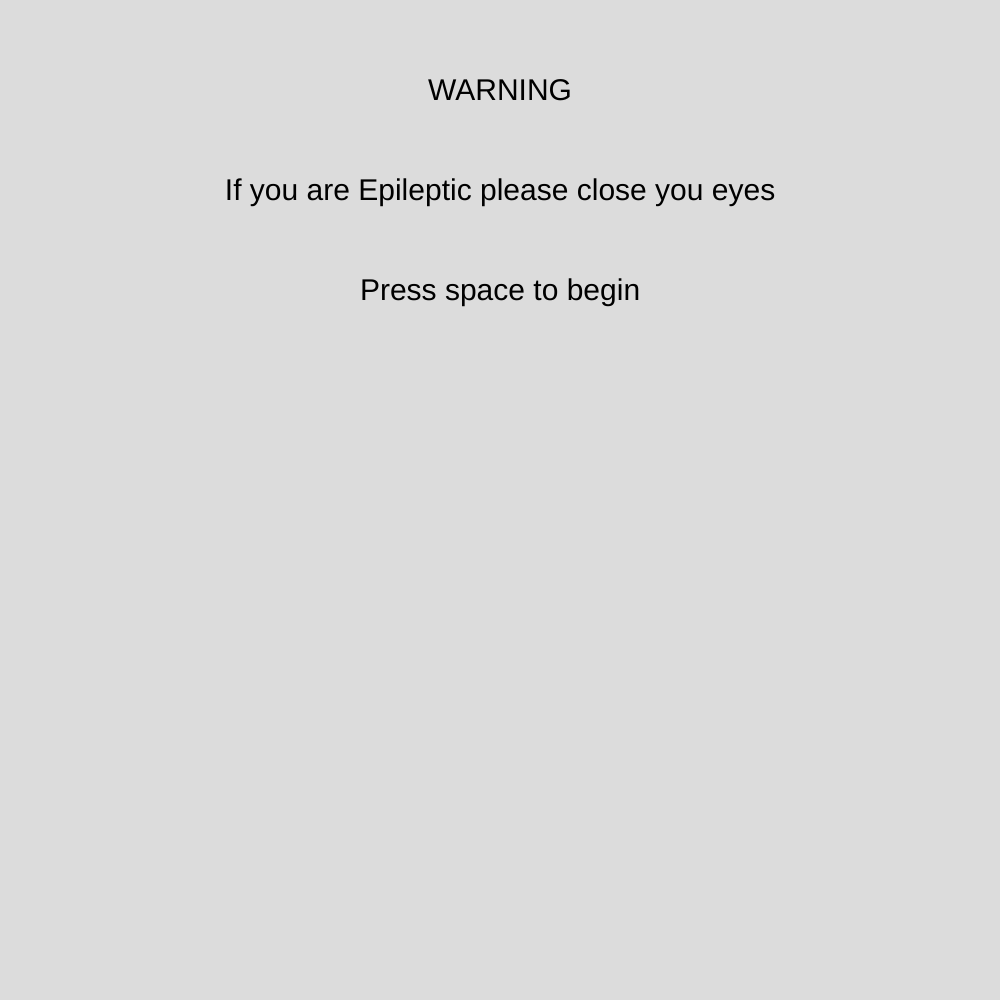
Frame 1 (no input)
Frame 60 (no input): identical to frame 1, image omitted
Frame 120 (the mouse pressed at the canvas centre since frame 60): identical to frame 1, image omitted

The p5.js sketch that drew this single still picture (run headless with seeded random() and noise() and a simulated clock; from frame 60 on, the mouse is pressed at the canvas centre):

// p5.js sketch
// ── sketch.js

r = 0
g = 0
b = 0



function setup() {
  createCanvas(1000, 1000);
  textAlign(CENTER);
  textSize(30);
}


function draw() {
  background(220);

  text("WARNING", width/2, height - 900);
  text("If you are Epileptic please close you eyes", width/2, height - 800);
  text("Press space to begin", width/2, height - 700);


  if (keyCode == 32){
  for (let x = 0; x < width; x = x + random(0, width)){
    for (let y = 0; y < height; y =  y + random(0, height)){
  //left ear
  fill(r, g, b);
 triangle(y+25, y/4, y+25, y-100, x+75, x/2);
 //L ear inside
 fill(r +20, g+20, b+20);
 triangle(y+50, y-225, y+75, x/2, x+75, x/2);

 //right ear
 fill(r, g, b);
 triangle(x+175, y/4, x+175, x/2, x-50, x/2);
 //R ear inside 
 fill(r-20, g-20, b-20);
 triangle(x+150, y-225, x+125, x/2, x-25, x/2);

 //head
 fill(r+100, g+100, b+100);
 ellipse(x, y, y, y);

 //left eye
 fill(r+50, g+50, b+50);
 ellipse(x-80, x/2, x/10, x/10 -10);
 //left pupil
 fill(r-25, g-150, b-200);
 ellipse(x-80, x/2, y/40, y/10 +5);
//right eye
fill(r+200, b+200, g+200);
 ellipse(x+75, x/2, x/10, x/10 - 10);
 // right pupil
 fill(r-200, b-200, g-200);
 ellipse(x+75, x/2, y/40, y/10 +5);

 //nose
 line(x, y+20, x+20, y);
 line(x, y+20, x-20, y);

 //Whiskers 
 line(x+25, y+5, x+100, y-20);
 line(x+25, y+10, x+100, y+10);
 line(x+25, y+15, x+100, y+40);
 line(x-25, y+5, y+100, y-20);
 line(x-25, y+10, y+100, y+10);
 line(x-25, y+15, y+100, y+40);

 //mouth
 fill(r, g-125, b-125);
 ellipse(x, y+75, y-250, x/10 -10);

 //teeth
 fill(r+255, g+255, b+255);
  triangle(x-60, y+60, x-50, y+80, x-40, y+55);
  triangle(x+40, y+55, x+50, y+80, x+60, y+60);
  triangle(x-50, y+92, x-40, y+75, x-30, y+97);
  triangle(x+30, y+97, x+40, y+75, x+50, y+92);
  if (x < width/2 && y > height/2){
    r = random(0, 255);
    g = random(0, 255);
    b = random(0, 255);
  }
   }
    }
      }
        }
